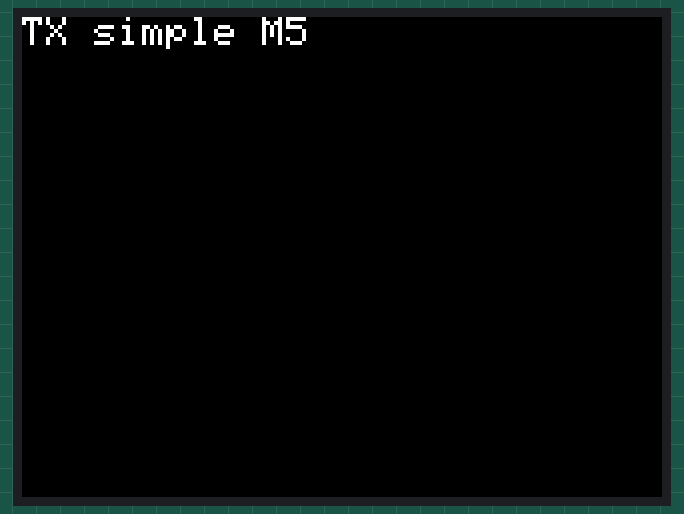
Bench run of a sketch on a simulated ESP32. Shown: 320×240 colour display. No radio packets arrive unless stated.

Above: at 0.3 s.
At 1.3 s:
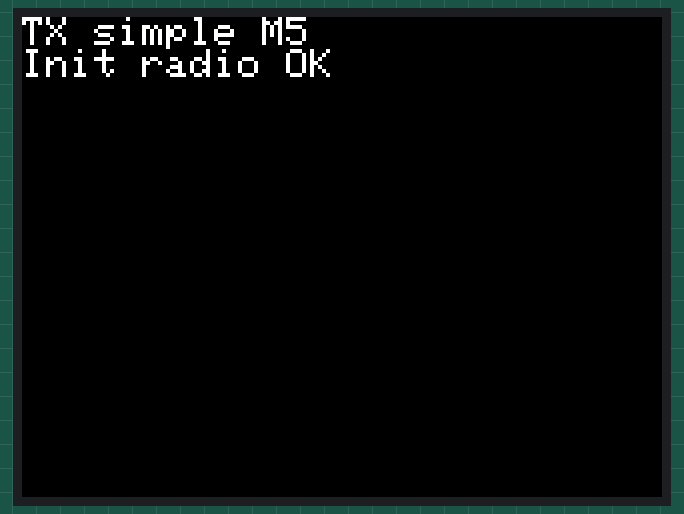
At 4.3 s:
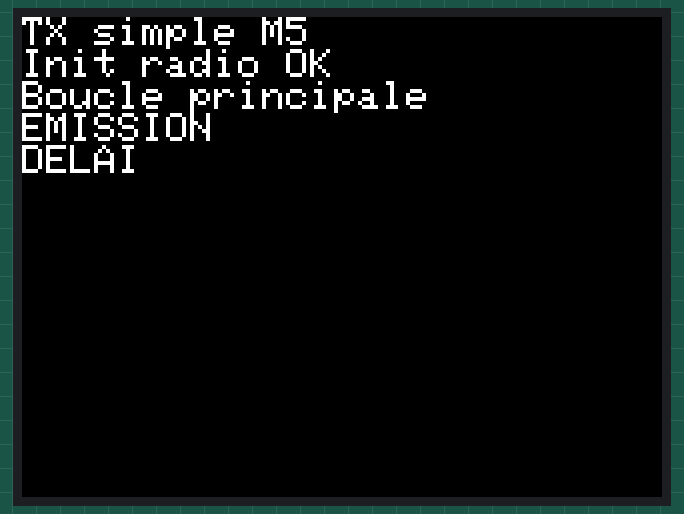
At 9.7 s:
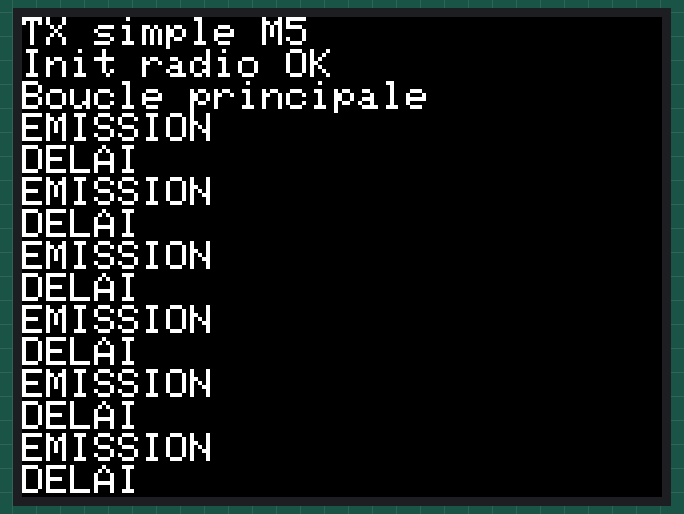
At 21.5 s:
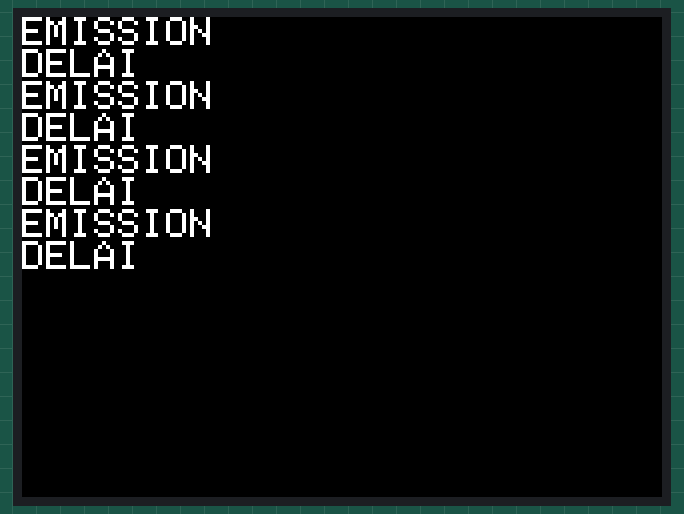
At 38.6 s:
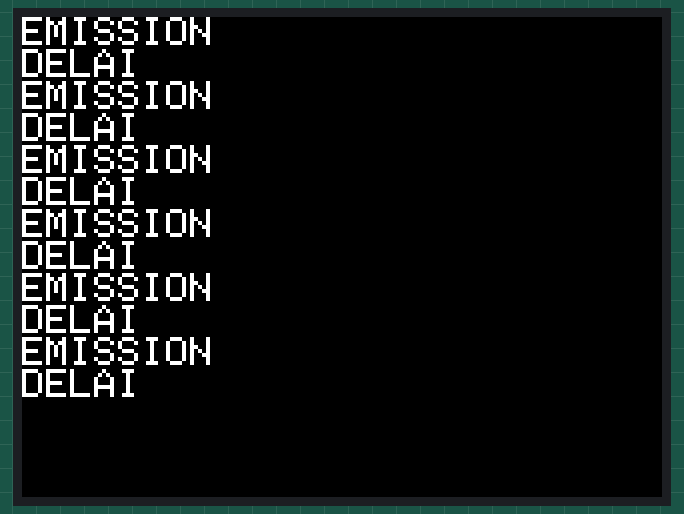

The sketch:

video-4-Test-Prog-1-A.ino
```cpp
#include <SPI.h> // CORRECTION : Inclusion obligatoire du bus SPI
#include <M5Stack.h>
#include <RH_RF95.h>

// CORRECTION : Utilisation de DIO0 (avec un 'O')
#define RFM95_CS 5
#define RFM95_DIO0 36
RH_RF95 rf95(RFM95_CS, RFM95_DIO0);

uint8_t state;
#define EMISSION 0
#define DELAI 1

uint8_t txbuf[2];

void setup() {
  M5.begin();
  M5.Power.begin();
  M5.Lcd.clear(BLACK);
  M5.Lcd.setTextColor(WHITE);
  M5.Lcd.setTextSize(2);
  M5.Lcd.println("TX simple M5");
  delay(1000);

  if (!rf95.init()) {
    M5.Lcd.println("Init radio failed");
  } else {
    M5.Lcd.println("Init radio OK");
  }

  rf95.setTxPower(8);
  rf95.setModemConfig(RH_RF95::Bw125Cr45Sf128);
  rf95.setFrequency(867.7);

  state = EMISSION;
  delay(3000);
  M5.Lcd.println("Boucle principale");
}

void loop() {
  switch (state) {
    case EMISSION:
      if (M5.Lcd.getCursorY() > 220) {
        M5.Lcd.fillScreen(BLACK);
        M5.Lcd.setCursor(0, 0);
      }
      M5.Lcd.println("EMISSION");

      txbuf[0] = 0xAA;
      txbuf[1] = 0x55;

      rf95.send(txbuf, 2);
      rf95.waitPacketSent();

      state = DELAI;
      break;

    case DELAI:
      M5.Lcd.println("DELAI");
      delay(1000);
      state = EMISSION;
      break;

    default:
      break;
  }
}
```

Measured:
- what the display in image 1 shows lasts 3.0 s, from 1.2 s to 4.2 s
- what the display in image 2 shows lasts 1.0 s, from 4.3 s to 5.3 s
- what the display in image 3 shows lasts 1.1 s, from 9.6 s to 10.7 s
